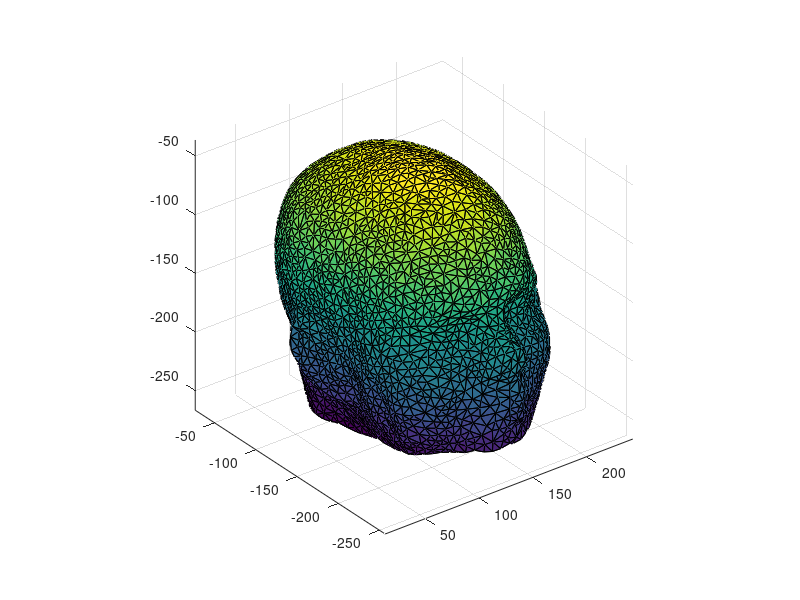

This chart was generated by the following MATLAB code: (Note: this script raises an error after producing the figure.)
%%%%%%%%%%%%%%%%%%%%%%%%%%%%%%%%%%%%%%%%%%%%%%%%%%%%%%%%%%%%%
%        Sample Data and Metch Registration Sessions        %
%                                                           %
%  by Qianqian Fang <fangq at nmr.mgh.harvard.edu>          %
%                                                           %
%%%%%%%%%%%%%%%%%%%%%%%%%%%%%%%%%%%%%%%%%%%%%%%%%%%%%%%%%%%%%

% first of all, make sure you've already add the metch root
% folder to your matlab/octave search path list

% load the sample data, where
%   no: the node coordinates of a surface mesh
%   el: the surface triangles
%   pt: the point cloud to be registered

disp('(*)First load the mesh and point cloud. Hit Enter to continue...');
pause;

load sampledata
cla;
title('Metch toolbox demonstration');
trisurf(el,no(:,1),no(:,2),no(:,3));
axis equal;
hold on;

% use metch functions to perform the registration

pnum=size(pt,1);

% define a number of point pairs to initialize the registration
disp('(*)Create 4 mapping pairs to initialize the mapping. Hit Enter to continue...');
pause;

% select 4 land-marks on the point cloud (specified by their indicies)
ptidx=[4 107 1 190];
ptselected=pt(ptidx,:);

% find the corresponding land-marks on the mesh
meshidx=[3173 1715 156 1740];
meshselected=no(meshidx,:);

% calculate the affine mapping using these point pairs
[A0,b0]=affinemap(ptselected,meshselected)

disp('(*)Display the updated points. Hit Enter to continue...');
pause;

% a rough registration from the selected point pairs
points_after_initmap=(A0*pt'+repmat(b0(:),1,pnum))';
plot3(points_after_initmap(:,1),points_after_initmap(:,2),points_after_initmap(:,3),'r.');

disp('(*)Optimize the mapping matrix to fit the surface. Hit Enter to continue...');
pause;

% set pmask: if pmask(i) is -1, it is a free nodes to be optimized
%            if pmask(i) is 0, it is fixed
%            if pmask(i) is a positive number, it is the index of 
%               the mesh node to map to

pmask=-1*ones(pnum,1);
pmask(ptidx)=meshidx;

% perform mesh registration with Gauss-Newton method using A0/b0 
% as initial guess
[A,b,newpos]=regpt2surf(no,el,pt,pmask,A0,b0,ones(12,1),10);
A
b

disp('(*)Display the optimized point cloud. Hit Enter to continue...');
pause;

% update point cloud with the optimized mapping
points_after_optimize=(A*pt'+repmat(b(:),1,pnum))';

plot3(points_after_optimize(:,1),points_after_optimize(:,2),points_after_optimize(:,3),'g+');

disp('(*)Project the point cloud on the surface. Hit Enter to continue...');
pause;

% project the optimized point cloud onto the surface, and make
% sure the comformity

nv=nodesurfnorm(no,el);
[d2surf,cn]=dist2surf(no,nv,points_after_optimize);
[points_after_proj eid weights]=proj2mesh(no,el,points_after_optimize,nv,cn);

disp('(*)Display the final results. Hit Enter to continue...');
pause;

plot3(points_after_proj(:,1),points_after_proj(:,2),points_after_proj(:,3),'c*');

legend('surface mesh','points after initial map','points after optimized map',...
      'points after projection');
